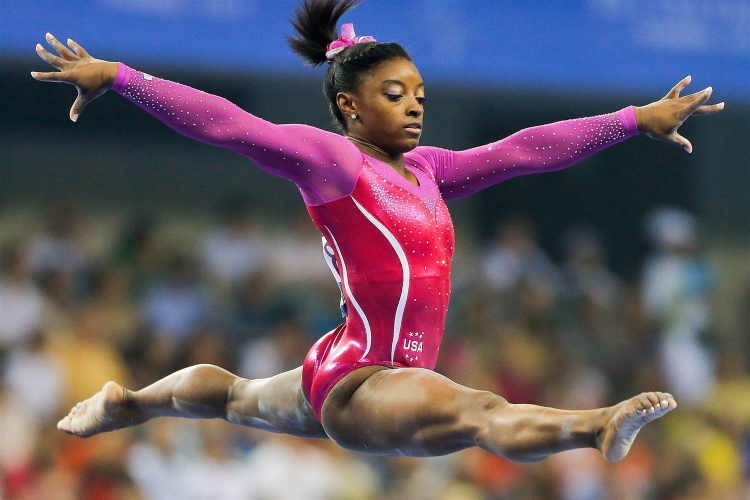
#> input picture cross-hatch/simone.jpg, 1500 x 1000 px (shown at 1/2 size)
$ python test_masks.py
#> lines starting #> are read from the running program, lines starting #| are printed output that depends on the picture; after the words box and inside, x2 and y2 are one past the last pixel; in counts of white or black regions, pixels touching at a corner belong together; pictures that were not available may be replaced by others from this repository, and a replacement may not be noted
#!/usr/bin/env python

import cv2
import numpy as np
from matplotlib import pyplot as plt

# Load two images
img1 = cv2.imread('simone.jpg')
#> img1 is the input picture: shape (1000, 1500, 3); mean B, G, R 101.6, 89.5, 100.5
img2 = cv2.imread('opencv-logo.png')
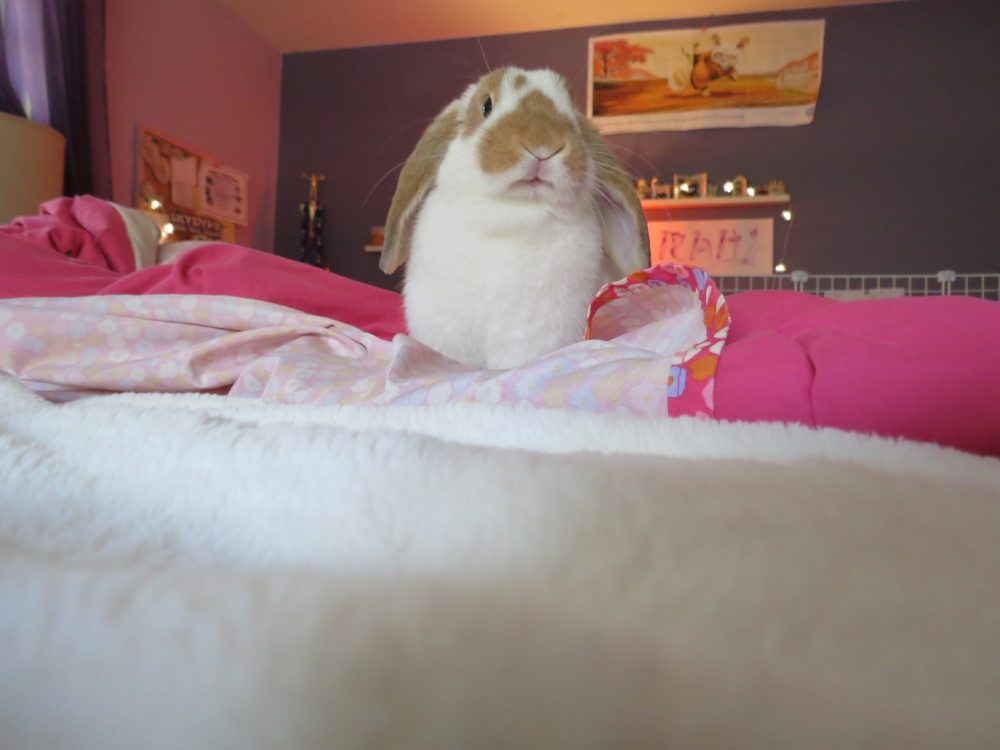
#> input picture cross-hatch/bun.jpg, 4000 x 3000 px, given in place of opencv-logo.png, which was not available (shown at 1/4 size)
#> img2 is the input picture: shape (3000, 4000, 3); mean B, G, R 124.5, 124.9, 149

print(img1.shape, img2.shape)
#| (1000, 1500, 3) (3000, 4000, 3)

# I want to put logo on top-left corner, So I create a ROI
rows,cols,channels = img2.shape
#> rows = 3000; cols = 4000; channels = 3
roi = img1[0:rows, 0:cols ]

# Now create a mask of logo and create its inverse mask also
img2gray = cv2.cvtColor(img2,cv2.COLOR_BGR2GRAY)
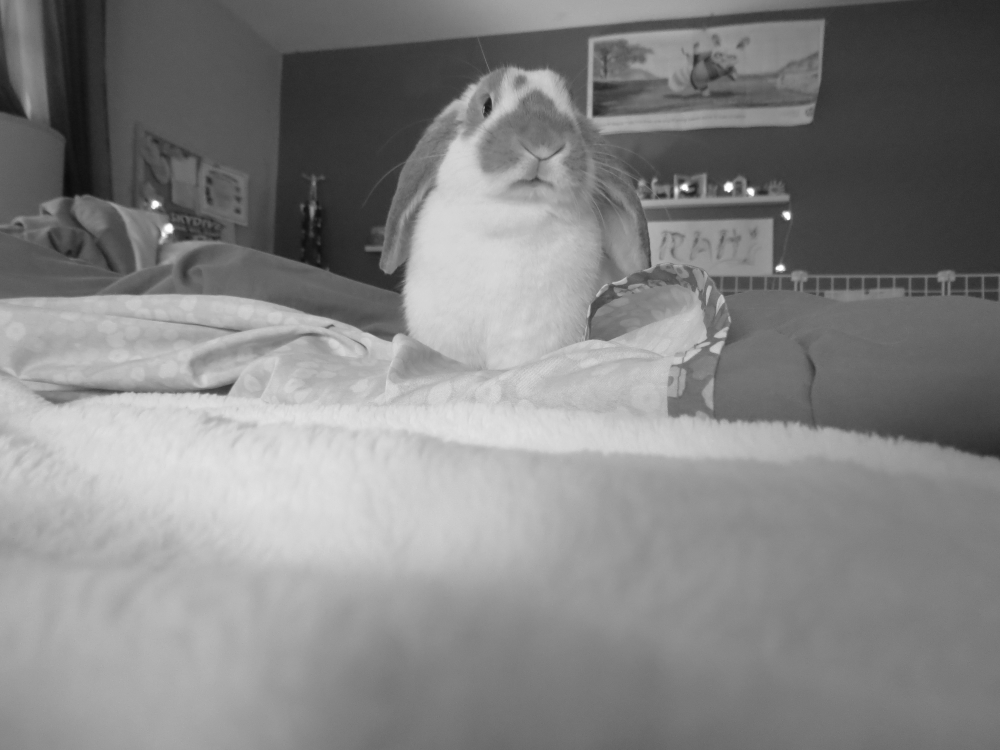
#> img2gray: shape (3000, 4000) (shown at 1/4 size); min 9, max 255, mean 132.1
ret, mask = cv2.threshold(img2gray, 10, 255, cv2.THRESH_BINARY)
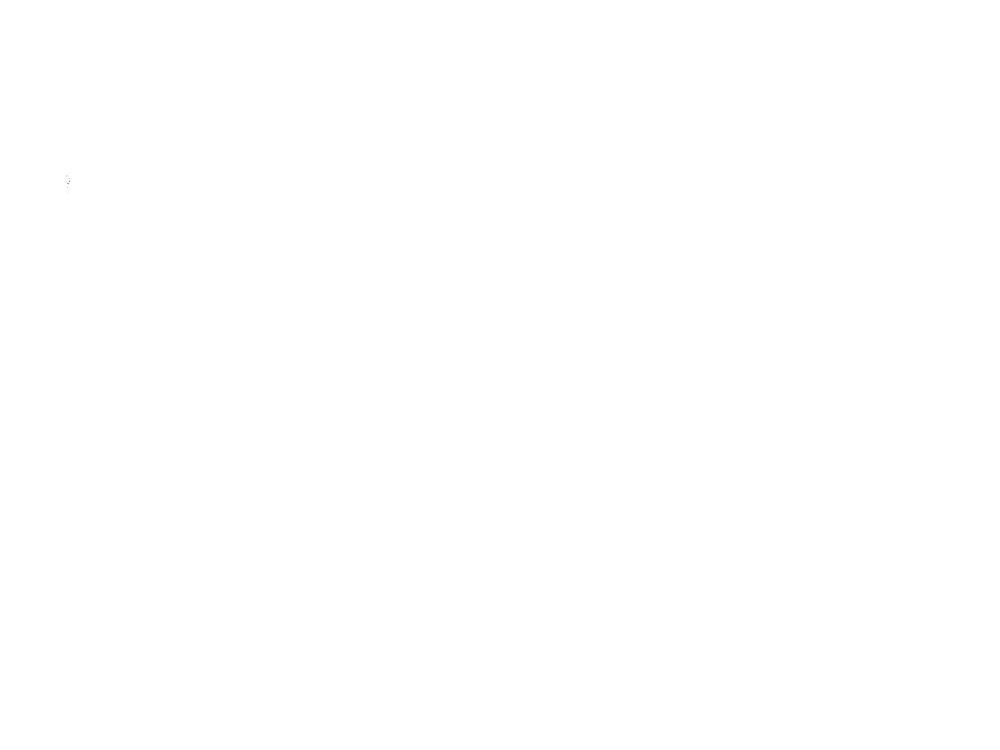
#> mask: shape (3000, 4000) (shown at 1/4 size); 100% white; black in thin lines or dots, all inside (x1, y1, x2, y2) = (263, 703, 280, 772)
mask_inv = cv2.bitwise_not(mask)

cv2.imshow('res',mask)
cv2.waitKey(0)
cv2.destroyAllWindows()

# Now black-out the area of logo in ROI
#> (the run stopped early here; a loop or call above may not have finished)
